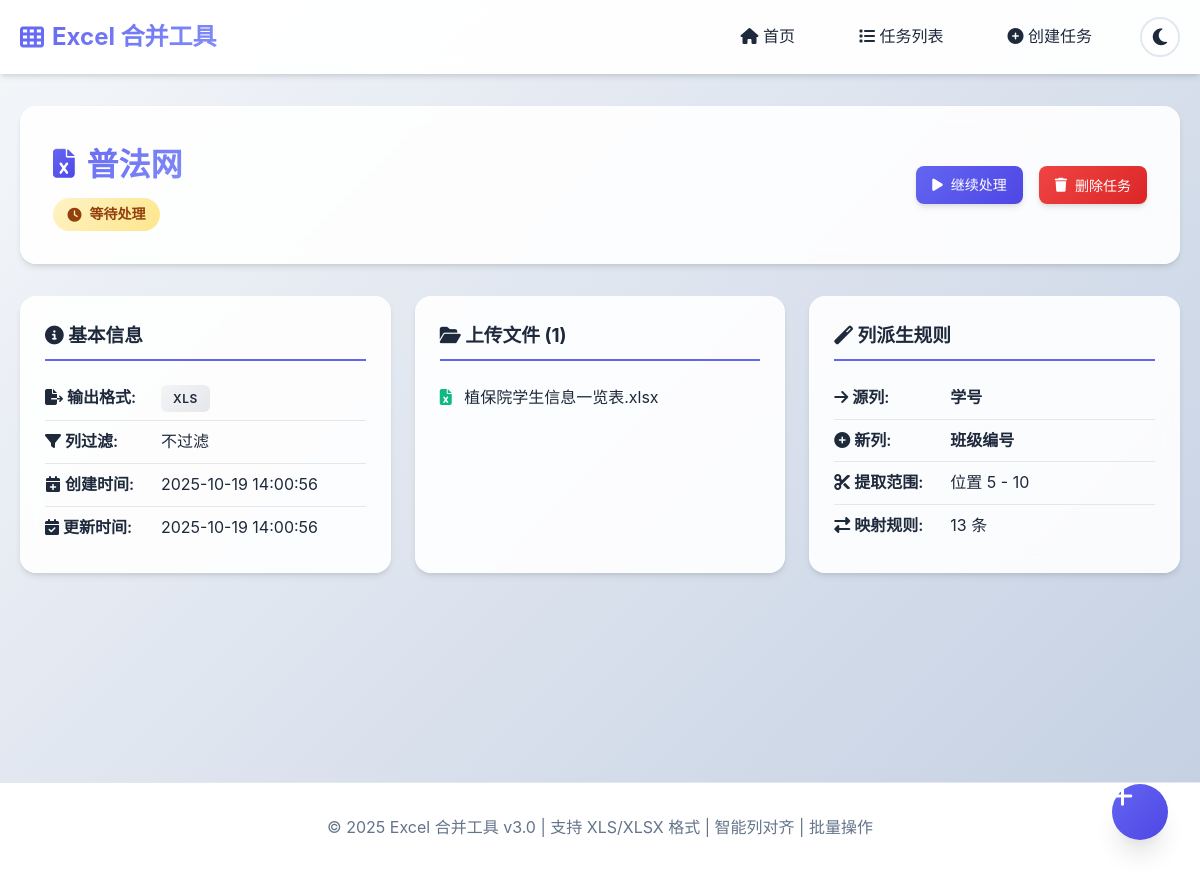
Page /tasks/5/ on the committed database.
### merger/models.py (models this page shows, shortened)
class MergeTask(models.Model):
    STATUS_CHOICES = [
        ('pending', '等待处理'),
        ('processing', '处理中'),
        ('completed', '已完成'),
        ('failed', '失败'),
    ]
    OUTPUT_FORMAT_CHOICES = [
        ('xlsx', 'XLSX'),
        ('xls', 'XLS'),
        ('csv', 'CSV'),
        ('json', 'JSON'),
    ]
    FILTER_MODE_CHOICES = [
        ('none', '不过滤'),
        ('keep', '只保留指定列'),
        ('remove', '删除指定列'),
    ]
    name = models.CharField(max_length=200, verbose_name='任务名称')
    status = models.CharField(max_length=20, choices=STATUS_CHOICES, default='pending', verbose_name='状态')
    output_format = models.CharField(max_length=10, choices=OUTPUT_FORMAT_CHOICES, default='xlsx', verbose_name='输出格式')
    filter_mode = models.CharField(max_length=10, choices=FILTER_MODE_CHOICES, default='none', verbose_name='列过滤模式')
    filter_columns = models.JSONField(default=list, verbose_name='过滤列列表')
    result_file = models.FileField(upload_to='results/', null=True, blank=True, verbose_name='结果文件')
    error_message = models.TextField(null=True, blank=True, verbose_name='错误信息')
    created_at = models.DateTimeField(auto_now_add=True, verbose_name='创建时间')
    updated_at = models.DateTimeField(auto_now=True, verbose_name='更新时间')
    class Meta:
        verbose_name = '合并任务'
        verbose_name_plural = '合并任务'
        ordering = ['-created_at']

class UploadedFile(models.Model):
    task = models.ForeignKey(MergeTask, on_delete=models.CASCADE, related_name='files', verbose_name='所属任务')
    file = models.FileField(upload_to='uploads/', verbose_name='文件')
    original_filename = models.CharField(max_length=255, verbose_name='原始文件名')
    uploaded_at = models.DateTimeField(auto_now_add=True, verbose_name='上传时间')
    class Meta:
        verbose_name = '上传文件'
        verbose_name_plural = '上传文件'
        ordering = ['uploaded_at']

class ColumnRule(models.Model):
    task = models.OneToOneField(MergeTask, on_delete=models.CASCADE, related_name='column_rule', null=True, blank=True, verbose_name='所属任务')
    name = models.CharField(max_length=200, verbose_name='规则名称')
    source_column = models.CharField(max_length=100, verbose_name='源列名')
    new_column = models.CharField(max_length=100, verbose_name='新列名')
    extraction_start = models.IntegerField(null=True, blank=True, verbose_name='提取起始位置')
    extraction_end = models.IntegerField(null=True, blank=True, verbose_name='提取结束位置')
    extraction_one_indexed = models.BooleanField(default=True, verbose_name='使用1索引')
    mappings = models.JSONField(default=list, verbose_name='映射规则')
    created_at = models.DateTimeField(auto_now_add=True, verbose_name='创建时间')
    class Meta:
        verbose_name = '列规则'
        verbose_name_plural = '列规则'

### merger/views.py (the view)
# urls.py: path('tasks/<int:task_id>/', views.task_detail, name='task_detail'),
def task_detail(request, task_id):
    task = get_object_or_404(MergeTask, pk=task_id)
    return render(request, 'merger/task_detail.html', {'task': task})

### merger/templates/merger/task_detail.html (shortened to what this page needs)
{% extends 'base.html' %}
{% block content %}
<div class="page-header">
    <div>
        <h1><i class="fas fa-file-excel"></i> {{ task.name }}</h1>
        <span class="status-badge status-{{ task.status }}" style="margin-top: 0.5rem;">
            {% if task.status == 'pending' %}<i class="fas fa-clock"></i>{% endif %}
            {{ task.get_status_display }}
        </span>
    </div>
    <div class="header-actions">
        {% if task.status == 'pending' or task.status == 'failed' %}
        <a href="{% url 'task_create' %}?task_id={{ task.id }}" class="btn btn-primary">
            <i class="fas fa-play"></i> 继续处理
        </a>
        {% endif %}
        <button class="btn btn-danger" onclick="deleteTask({{ task.id }})">
            <i class="fas fa-trash"></i> 删除任务
        </button>
    </div>
</div>
<div class="detail-grid">
    <div class="detail-card">
        <h3><i class="fas fa-info-circle"></i> 基本信息</h3>
        <div class="detail-item">
            <span class="label"><i class="fas fa-file-export"></i> 输出格式:</span>
            <span class="format-badge">{{ task.output_format|upper }}</span>
        </div>
        <div class="detail-item">
            <span class="label"><i class="fas fa-filter"></i> 列过滤:</span>
            <span>
                {% if task.filter_mode == 'none' %}
                    不过滤
                {% elif task.filter_mode == 'keep' %}
                    只保留指定列 ({{ task.filter_columns|length }} 列)
                {% elif task.filter_mode == 'remove' %}
                    删除指定列 ({{ task.filter_columns|length }} 列)
                {% endif %}
            </span>
        </div>
        <div class="detail-item">
            <span class="label"><i class="fas fa-calendar-plus"></i> 创建时间:</span>
            <span>{{ task.created_at|date:"Y-m-d H:i:s" }}</span>
        </div>
        <div class="detail-item">
            <span class="label"><i class="fas fa-calendar-check"></i> 更新时间:</span>
            <span>{{ task.updated_at|date:"Y-m-d H:i:s" }}</span>
        </div>
    </div>
    <div class="detail-card">
        <h3><i class="fas fa-folder-open"></i> 上传文件 ({{ task.files.count }})</h3>
        <ul class="file-list">
            {% for file in task.files.all %}
            <li>
                <i class="fas fa-file-excel" style="color: var(--success-color); margin-right: 0.5rem;"></i>
                {{ file.original_filename }}
            </li>
            {% empty %}
            <li class="empty"><i class="fas fa-inbox"></i> 未上传文件</li>
            {% endfor %}
        </ul>
    </div>
    {% if task.column_rule %}
    <div class="detail-card">
        <h3><i class="fas fa-magic"></i> 列派生规则</h3>
        <div class="detail-item">
            <span class="label"><i class="fas fa-arrow-right"></i> 源列:</span>
            <span><strong>{{ task.column_rule.source_column }}</strong></span>
        </div>
        <div class="detail-item">
            <span class="label"><i class="fas fa-plus-circle"></i> 新列:</span>
            <span><strong>{{ task.column_rule.new_column }}</strong></span>
        </div>
        {% if task.column_rule.extraction_start %}
        <div class="detail-item">
            <span class="label"><i class="fas fa-cut"></i> 提取范围:</span>
            <span>位置 {{ task.column_rule.extraction_start }} - {{ task.column_rule.extraction_end }}</span>
        </div>
        {% endif %}
        <div class="detail-item">
            <span class="label"><i class="fas fa-exchange-alt"></i> 映射规则:</span>
            <span>{{ task.column_rule.mappings|length }} 条</span>
        </div>
    </div>
    {% endif %}
</div>
{% endblock %}

### merger/static/css/style.css (style rules this page uses)
* { margin: 0; padding: 0; box-sizing: border-box; }
:root { --primary-color: #6366f1; --primary-dark: #4f46e5; --primary-light: #818cf8; --secondary-color: #64748b; --success-color: #10b981; --danger-color: #ef4444; --warning-color: #f59e0b; --bg-color: #f8fafc; --bg-gradient-start: #f5f7fa; --bg-gradient-end: #c3cfe2; --card-bg: #ffffff; --border-color: #e2e8f0; --text-color: #1e293b; --text-muted: #64748b; --shadow-sm: 0 1px 2px 0 rgba(0, 0, 0, 0.05); --shadow-md: 0 4px 6px -1px rgba(0, 0, 0, 0.1), 0 2px 4px -1px rgba(0, 0, 0, 0.06); --shadow-lg: 0 10px 15px -3px rgba(0, 0, 0, 0.1), 0 4px 6px -2px rgba(0, 0, 0, 0.05); --shadow-xl: 0 20px 25px -5px rgba(0, 0, 0, 0.1), 0 10px 10px -5px rgba(0, 0, 0, 0.04); --hero-gradient-1: #667eea; --hero-gradient-2: #764ba2; --hero-gradient-3: #f093fb; --navbar-bg: rgba(255, 255, 255, 0.95); --glass-bg: rgba(255, 255, 255, 0.9); --glass-border: rgba(255, 255, 255, 0.5); }
html { scroll-behavior: smooth; }
body { font-family: -apple-system, BlinkMacSystemFont, 'Segoe UI', 'Microsoft YaHei', sans-serif; line-height: 1.6; color: var(--text-color); background: linear-gradient(135deg, var(--bg-gradient-start) 0%, var(--bg-gradient-end) 100%); background-attachment: fixed; transition: background 0.3s ease, color 0.3s ease; }
.page-header { display: flex; justify-content: space-between; align-items: center; margin-bottom: 2rem; padding: 2rem; background: var(--glass-bg); backdrop-filter: blur(10px); border-radius: 1rem; box-shadow: var(--shadow-md); border: 1px solid var(--glass-border); }
.page-header h1 { font-size: 2rem; background: linear-gradient(135deg, var(--primary-color) 0%, var(--primary-light) 100%); -webkit-background-clip: text; -webkit-text-fill-color: transparent; background-clip: text; display: flex; align-items: center; gap: 0.75rem; }
.page-header h1 i { background: linear-gradient(135deg, var(--primary-color) 0%, var(--primary-dark) 100%); -webkit-background-clip: text; -webkit-text-fill-color: transparent; background-clip: text; }
.header-actions { display: flex; gap: 1rem; }
.btn { display: inline-flex; align-items: center; justify-content: center; gap: 0.5rem; padding: 0.5rem 1rem; border: none; border-radius: 0.5rem; font-size: 0.875rem; font-weight: 500; text-decoration: none; cursor: pointer; transition: all 0.3s ease; position: relative; overflow: hidden; }
.btn::before { content: ''; position: absolute; top: 50%; left: 50%; width: 0; height: 0; border-radius: 50%; background: rgba(255, 255, 255, 0.3); transform: translate(-50%, -50%); transition: width 0.6s, height 0.6s; }
.btn-primary { background: linear-gradient(135deg, var(--primary-color) 0%, var(--primary-dark) 100%); color: white; box-shadow: var(--shadow-md); }
.btn-danger { background: linear-gradient(135deg, var(--danger-color) 0%, #dc2626 100%); color: white; box-shadow: var(--shadow-md); }
.status-pending { background: linear-gradient(135deg, #fef3c7 0%, #fde68a 100%); color: #92400e; }
.format-badge { display: inline-block; padding: 0.25rem 0.75rem; background: linear-gradient(135deg, #f3f4f6 0%, #e5e7eb 100%); border-radius: 0.375rem; font-size: 0.75rem; font-weight: 600; color: var(--text-color); letter-spacing: 0.5px; }
.status-badge { display: inline-block; padding: 0.25rem 0.75rem; border-radius: 9999px; font-size: 0.75rem; font-weight: 500; }
.file-list { margin-top: 1rem; display: flex; flex-direction: column; gap: 0.5rem; }
.detail-grid { display: grid; grid-template-columns: repeat(auto-fit, minmax(300px, 1fr)); gap: 1.5rem; }
.detail-card { background: var(--glass-bg); backdrop-filter: blur(10px); padding: 1.5rem; border-radius: 1rem; box-shadow: var(--shadow-md); border: 1px solid var(--glass-border); }
.detail-card h3 { margin-bottom: 1rem; padding-bottom: 0.5rem; border-bottom: 2px solid var(--primary-color); }
.detail-item { display: flex; gap: 1rem; padding: 0.5rem 0; border-bottom: 1px solid var(--border-color); }
.detail-item:last-child { border-bottom: none; }
.detail-item .label { font-weight: 600; min-width: 100px; }
.file-list, .operation-list { list-style: none; }
.file-list li, .operation-list li { padding: 0.5rem 0; border-bottom: 1px solid var(--border-color); }
.file-list li:last-child, .operation-list li:last-child { border-bottom: none; }
.status-badge { display: inline-flex; align-items: center; gap: 0.5rem; padding: 0.35rem 0.9rem; border-radius: 9999px; font-size: 0.875rem; font-weight: 600; }
.page-header h1 i { font-size: 0.9em; }

### rows in the picture
MergeTask: name "普法网", status "等待处理", output_format "XLS", created_at "2025-10-19 14:00:56", updated_at "2025-10-19 14:00:56", files.count "1", column_rule.source_column "学号", column_rule.new_column "班级编号", column_rule.extraction_start "5", column_rule.extraction_end "10", column_rule.mappings|length "13"
UploadedFile: original_filename "植保院学生信息一览表.xlsx"
